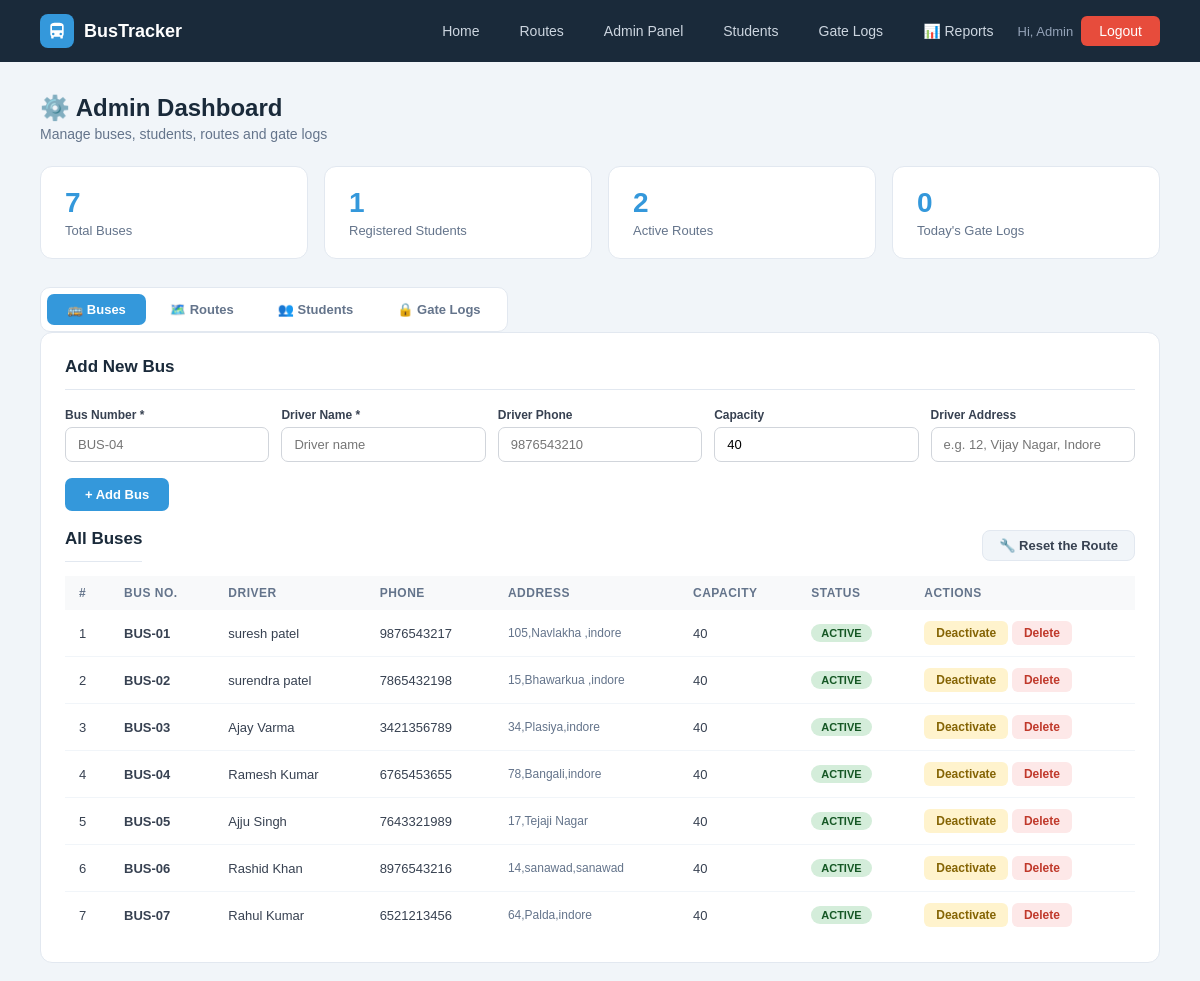
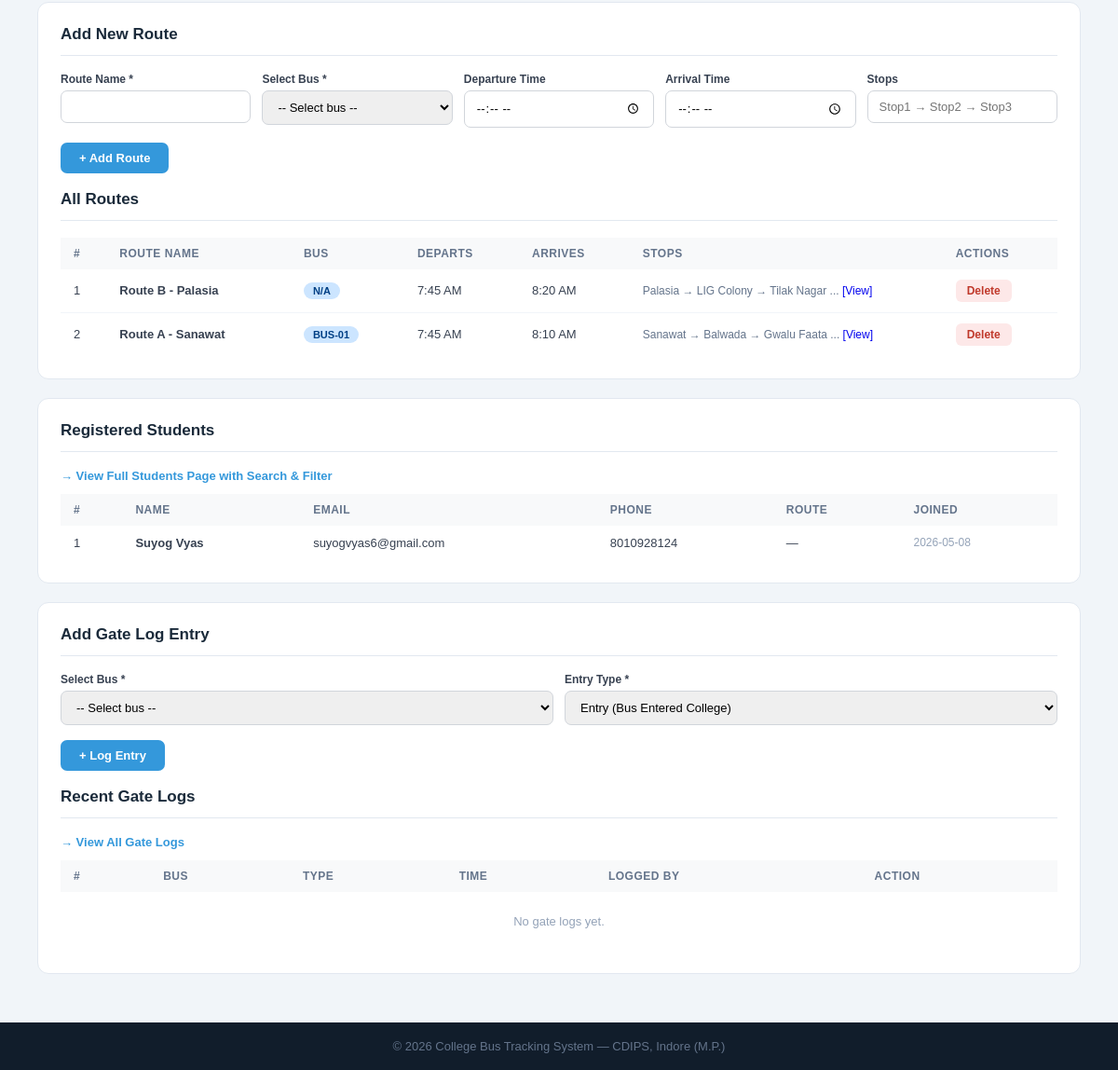
Page /admin (signed in) on the earlier database version (2 pictures, top to bottom).
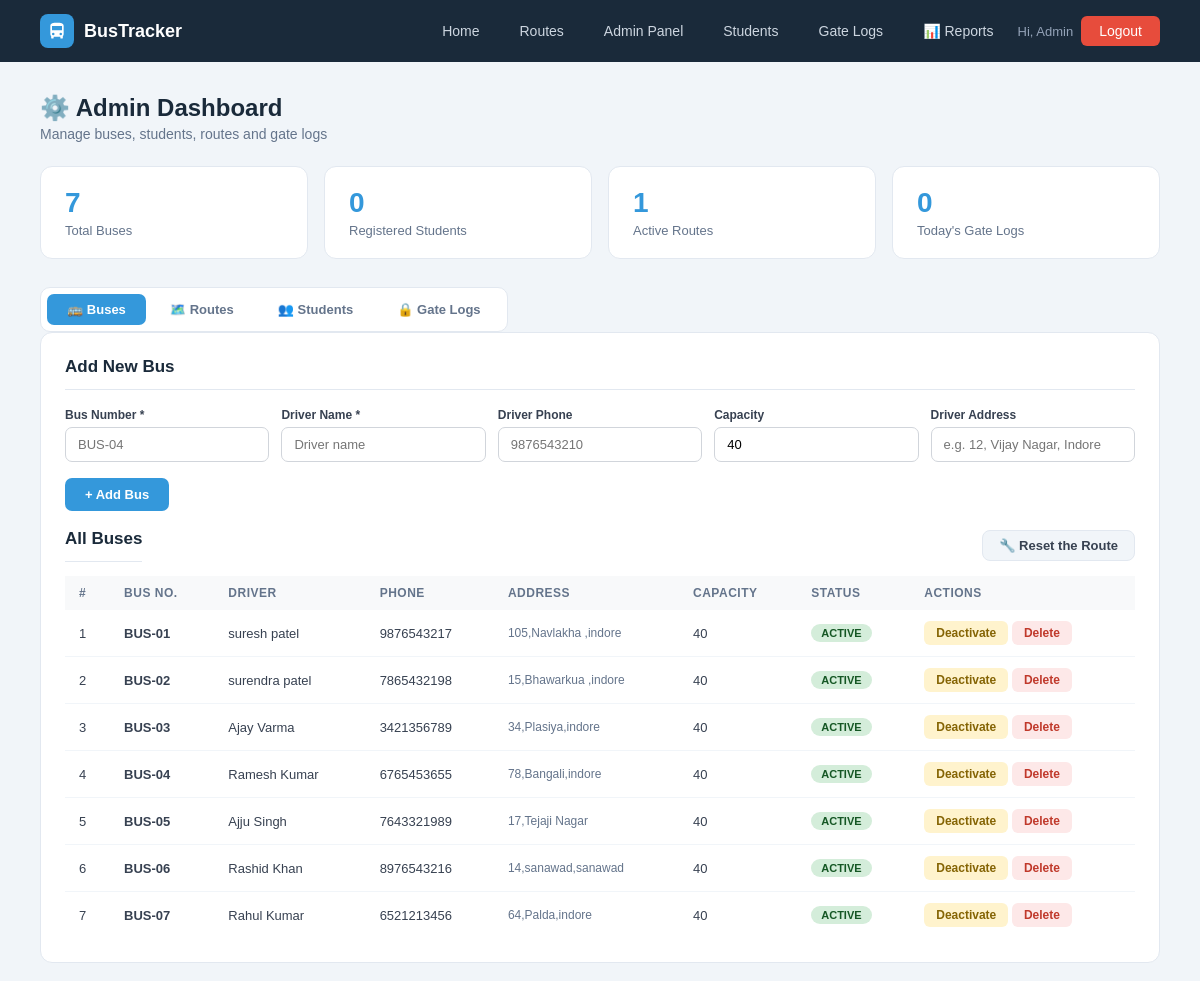
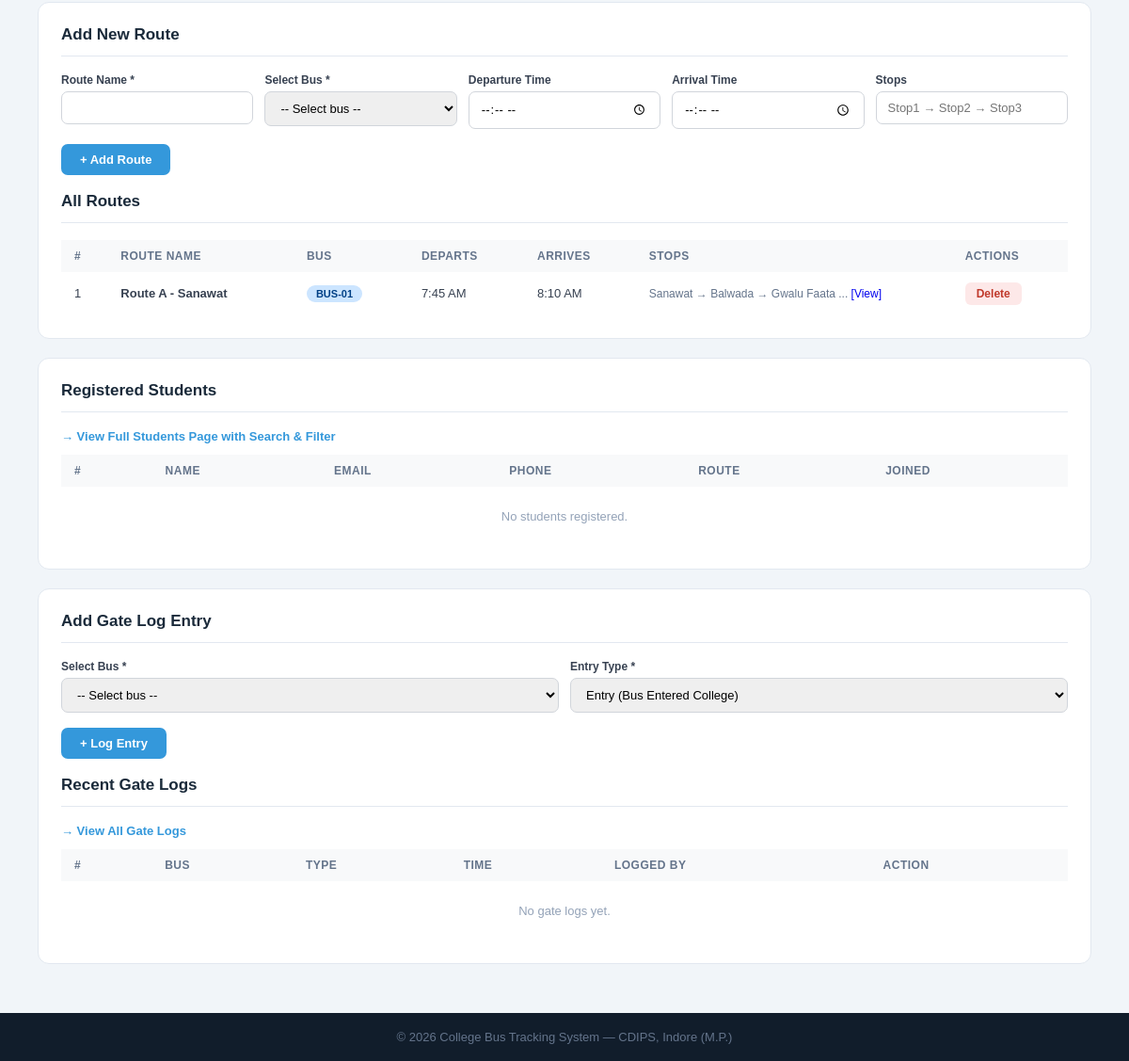
Same page on the later database version (2 pictures, top to bottom).
### tables this page shows
CREATE TABLE buses (
        id INTEGER PRIMARY KEY AUTOINCREMENT,
        bus_number TEXT UNIQUE NOT NULL, driver_name TEXT NOT NULL,
        driver_phone TEXT, capacity INTEGER DEFAULT 40,
        status TEXT DEFAULT 'active',
        current_lat REAL DEFAULT 22.7196, current_lng REAL DEFAULT 75.8577, driver_address TEXT);

CREATE TABLE routes (
        id INTEGER PRIMARY KEY AUTOINCREMENT,
        route_name TEXT NOT NULL, bus_id INTEGER,
        start_point TEXT, end_point TEXT,
        departure_time TEXT, arrival_time TEXT, stops TEXT, original_bus_id INTEGER,
        FOREIGN KEY(bus_id) REFERENCES buses(id));

CREATE TABLE users (
        id INTEGER PRIMARY KEY AUTOINCREMENT,
        name TEXT NOT NULL, email TEXT UNIQUE NOT NULL,
        password TEXT NOT NULL, role TEXT DEFAULT 'student',
        phone TEXT, route_id INTEGER,
        created_at TIMESTAMP DEFAULT CURRENT_TIMESTAMP);

### app.py (the view)
@app.route('/admin')
@admin_required
def admin_dashboard():
    db = get_db()
    buses    = db.execute("SELECT * FROM buses").fetchall()
    students = db.execute('''SELECT u.*,r.route_name FROM users u
                             LEFT JOIN routes r ON u.route_id=r.id
                             WHERE u.role='student' ORDER BY u.created_at DESC''').fetchall()
    routes   = db.execute("SELECT r.*,b.bus_number FROM routes r LEFT JOIN buses b ON r.bus_id=b.id").fetchall()
    logs     = db.execute("SELECT * FROM gate_logs ORDER BY log_time DESC LIMIT 15").fetchall()
    stats = dict(
        total_buses=db.execute("SELECT COUNT(*) FROM buses").fetchone()[0],
        total_students=db.execute("SELECT COUNT(*) FROM users WHERE role='student'").fetchone()[0],
        total_routes=db.execute("SELECT COUNT(*) FROM routes").fetchone()[0],
        today_logs=db.execute("SELECT COUNT(*) FROM gate_logs WHERE DATE(log_time)=DATE('now')").fetchone()[0])
    db.close(); return render_template('admin.html', buses=buses, students=students, routes=routes, logs=logs, stats=stats)

### templates/admin.html (shortened to what this page needs)
{% extends "base.html" %}
{% block content %}
<div class="page">
    <div class="page-header">
        <div style="display:flex;gap:12px;align-items:flex-start;flex-wrap:wrap;justify-content:space-between;">
            <div>
                <h1>⚙️ Admin Dashboard</h1>
                <p>Manage buses, students, routes and gate logs</p>
            </div>
        </div>
    </div>
    <div class="stat-cards">
        <div class="stat-card"><div class="num">{{ stats.total_buses }}</div><div class="lbl">Total Buses</div></div>
        <div class="stat-card"><div class="num">{{ stats.total_students }}</div><div class="lbl">Registered Students</div></div>
        <div class="stat-card"><div class="num">{{ stats.total_routes }}</div><div class="lbl">Active Routes</div></div>
        <div class="stat-card"><div class="num">{{ stats.today_logs }}</div><div class="lbl">Today's Gate Logs</div></div>
    </div>
    <div class="tab-wrap">
        <div class="tab-labels">
            <label for="tab-buses">🚌 Buses</label>
            <label for="tab-routes">🗺️ Routes</label>
            <label for="tab-students">👥 Students</label>
            <label for="tab-logs">🔒 Gate Logs</label>
        </div>
        <div class="tab-contents">
            <div class="panel" id="content-buses">
                <h2>Add New Bus</h2>
                <form method="POST" action="{{ url_for('add_bus') }}">
                    <div class="form-row">
                        <div class="fg"><label>Bus Number *</label><input type="text" name="bus_number" placeholder="BUS-04" required></div>
                        <div class="fg"><label>Driver Name *</label><input type="text" name="driver_name" placeholder="Driver name" required></div>
                        <div class="fg"><label>Driver Phone</label><input type="tel" name="driver_phone" placeholder="9876543210" maxlength="10"></div>
                        <div class="fg"><label>Capacity</label><input type="number" name="capacity" value="40" min="10" max="60"></div>
                        <div class="fg" style="width:100%"><label>Driver Address</label><input type="text" name="driver_address" placeholder="e.g. 12, Vijay Nagar, Indore"></div>
                    </div>
                    <button type="submit" class="btn-add">+ Add Bus</button>
                </form>
                <br>
                <div style="display:flex;align-items:center;justify-content:space-between;margin-bottom:14px;">
                    <h2 style="margin:0;">All Buses</h2>
                    <a href="{{ url_for('fix_routes') }}"
                       onclick="return confirm('Are you sure you want to restore all routes to their original buses?')"
                       style="background:#f1f5f9;color:#374151;padding:7px 16px;border-radius:8px;font-size:13px;font-weight:600;text-decoration:none;border:1px solid #e2e8f0;">
                       🔧 Reset the Route
                    </a>
                </div>
                <table>
                    <thead><tr><th>#</th><th>Bus No.</th><th>Driver</th><th>Phone</th><th>Address</th><th>Capacity</th><th>Status</th><th>Actions</th></tr></thead>
                    <tbody>
                    {% for b in buses %}
                    <tr>
                        <td>{{ loop.index }}</td>
                        <td><b>{{ b.bus_number }}</b></td>
                        <td>{{ b.driver_name }}</td>
                        <td>{{ b.driver_phone or '—' }}</td>
                        <td style="font-size:12px;color:#64748b;max-width:160px;">{{ b.driver_address or '—' }}</td>
                        <td>{{ b.capacity }}</td>
                        <td><span class="badge {{ 'badge-green' if b.status=='active' else 'badge-red' }}">{{ b.status.upper() }}</span></td>
                        <td>
                            {% if b.status == 'active' %}
                            <a href="{{ url_for('bus_status', bid=b.id, status='inactive') }}" class="btn-sm btn-warning">Deactivate</a>
                            {% else %}
                            <a href="{{ url_for('bus_status', bid=b.id, status='active') }}" class="btn-sm btn-success">Activate</a>
                            {% endif %}
                            <a href="{{ url_for('delete_bus', bid=b.id) }}" class="btn-sm btn-danger">Delete</a>
                        </td>
                    </tr>
                    {% else %}
                    <tr><td colspan="7" style="text-align:center;color:#94a3b8;padding:24px">No buses found.</td></tr>
                    {% endfor %}
                    </tbody>
                </table>
            </div>
           <div class="panel" id="content-routes">
             <h2>Add New Route</h2>
             <form method="POST" action="{{ url_for('add_route') }}">
                <div class="form-row">
                    <div class="fg">
                        <label>Route Name *</label>
                        <input type="text" name="route_name" required>
                    </div>
                    <div class="fg">
                        <label>Select Bus *</label>
                        <select name="bus_id" required>
                            <option value="">-- Select bus --</option>
                        </select>
                    </div>
                    <div class="fg">
                        <label>Departure Time</label>
                        <input type="time" name="departure_time">
                    </div>
                    <div class="fg">
                        <label>Arrival Time</label>
                        <input type="time" name="arrival_time">
                    </div>
                    <div class="fg" style="width:100%">
                        <label>Stops</label>
                        <input type="text" name="stops" placeholder="Stop1 → Stop2 → Stop3">
                    </div>
                </div>
                <button type="submit" class="btn-add">+ Add Route</button>
            </form>
            <br>
             <h2>All Routes</h2>
             <table>
                <thead>
                    <tr>
                        <th>#</th>
                        <th>Route Name</th>
                        <th>Bus</th>
                        <th>Departs</th>
                        <th>Arrives</th>
                        <th>Stops</th>
                        <th>Actions</th>
                    </tr>
                </thead>
                <tbody>
                    {% for r in routes %}
                    <tr>
                        <td>{{ loop.index }}</td>
                        <td><b>{{ r.route_name }}</b></td>
                        <td><span class="badge badge-blue">{{ r.bus_number or 'N/A' }}</span></td>
                        <td>
                            {% if r.departure_time %}
                                {{ (r.departure_time[:2]|int % 12 or 12) }}:{{ r.departure_time[3:] }}
                                {{ 'AM' if r.departure_time[:2]|int < 12 else 'PM' }}
                            {% else %}
                                 —
                            {% endif %}
                        </td>
                        <td>
                            {% if r.arrival_time %}
                                {{ (r.arrival_time[:2]|int % 12 or 12) }}:{{ r.arrival_time[3:] }}
                                {{ 'AM' if r.arrival_time[:2]|int < 12 else 'PM' }}
                            {% else %}
                               —
                            {% endif %}
                        </td>
                        <td style="max-width:240px;font-size:12px;color:#64748b">
                        {% if r.stops %}
                        {% set stop_list = r.stops.replace(',','→').split('→') %}
                        {{ stop_list[0].strip() }}
                        {% if stop_list|length > 1 %} → {{ stop_list[1].strip() }}{% endif %}
                        {% if stop_list|length > 2 %} → {{ stop_list[2].strip() }}{% endif %}
                        {% if stop_list|length > 3 %}
                            ...
                            <a href="#" onclick="alert(`{{ r.stops }}`)">[View]</a>
                        {% endif %}
                {% else %}
                    —
                {% endif %}
            </td>
            <td>
                <a href="{{ url_for('delete_route', rid=r.id) }}"
                   onclick="return confirm('Are you sure you want to delete this route?')"
                   class="btn-sm btn-danger">
                   Delete
                </a>
            </td>
        </tr>
        {% else %}
        <tr>
            <td colspan="7" style="text-align:center;color:#94a3b8;padding:24px">
                No routes found.
            </td>
        </tr>
        {% endfor %}
        </tbody>
    </table>
</div>
            <div class="panel" id="content-students">
                <h2>Registered Students</h2>
                <p style="font-size:13px;color:#64748b;margin-bottom:12px">
                    <a href="{{ url_for('students_list') }}" style="color:#3498db;font-weight:bold">→ View Full Students Page with Search &amp; Filter</a>
                </p>
                <table>
                    <thead><tr><th>#</th><th>Name</th><th>Email</th><th>Phone</th><th>Route</th><th>Joined</th></tr></thead>
                    <tbody>
                    {% for s in students[:10] %}
                    <tr>
                        <td>{{ loop.index }}</td>
                        <td><b>{{ s.name }}</b></td>
                        <td>{{ s.email }}</td>
                        <td>{{ s.phone or '—' }}</td>
                        <td>{{ s.route_name or '—' }}</td>
                        <td style="font-size:12px;color:#94a3b8">{{ s.created_at[:10] if s.created_at else '—' }}</td>
                    </tr>
                    {% else %}
                    <tr><td colspan="6" style="text-align:center;color:#94a3b8;padding:24px">No students registered.</td></tr>
                    {% endfor %}
                    </tbody>
                </table>
            </div>
            <div class="panel" id="content-logs">
                <h2>Add Gate Log Entry</h2>
                <form method="POST" action="{{ url_for('add_gate_log') }}">
                    <div class="form-row">
                        <div class="fg">
                            <label>Select Bus *</label>
                            <select name="bus_id" required>
                                <option value="">-- Select bus --</option>
                            </select>
                        </div>
                        <div class="fg">
                            <label>Entry Type *</label>
                            <select name="entry_type" required>
                                <option value="Entry">Entry (Bus Entered College)</option>
                            </select>
                        </div>
                    </div>
                    <button type="submit" class="btn-add">+ Log Entry</button>
                </form>
                <br>
                <h2>Recent Gate Logs</h2>
                <p style="font-size:13px;color:#64748b;margin-bottom:12px">
                    <a href="{{ url_for('gate_logs_page') }}" style="color:#3498db;font-weight:bold">→ View All Gate Logs</a>
                </p>
                <table>
                    <thead><tr><th>#</th><th>Bus</th><th>Type</th><th>Time</th><th>Logged By</th><th>Action</th></tr></thead>
                    <tbody>
                    {% for l in logs %}
                    <tr>
                        <td>{{ loop.index }}</td>
                        <td><b>{{ l.bus_number }}</b></td>
                        <td><span class="badge {{ 'badge-in' if l.entry_type=='Entry' else 'badge-out' }}">{{ l.entry_type }}</span></td>
                        <td style="font-size:12px">{{ l.log_time }}</td>
                        <td>{{ l.noted_by }}</td>
                        <td>
                            <a href="{{ url_for('delete_gate_log', lid=l.id) }}"
                               onclick="return confirm('Delete this gate log entry?')"
                               class="btn-sm btn-danger">Delete</a>
                        </td>
                    </tr>
                    {% else %}
                    <tr><td colspan="6" style="text-align:center;color:#94a3b8;padding:24px">No gate logs yet.</td></tr>
                    {% endfor %}
                    </tbody>
                </table>
            </div>
        </div>
    </div>
</div>
{% endblock %}

### templates/base.html (shortened to what this page needs)
<!DOCTYPE html>
<html lang="en">
<head>
    <link rel="stylesheet" href="{{ url_for('static', filename='css/style.css') }}">
</head>
<body>
<nav>
    <div class="nav-logo">
        <div class="nav-logo-icon">
            <svg viewBox="0 0 24 24"><path d="M4 16c0 .88.39 1.67 1 2.22V20a1 1 0 001 1h1a1 1 0 001-1v-1h8v1a1 1 0 001 1h1a1 1 0 001-1v-1.78c.61-.55 1-1.34 1-2.22V6c0-3.5-3.58-4-8-4S4 2.5 4 6v10zm3.5 1a1.5 1.5 0 110-3 1.5 1.5 0 010 3zm9 0a1.5 1.5 0 110-3 1.5 1.5 0 010 3zM6 6h12v5H6V6z"/></svg>
        </div>
        <span>BusTracker</span>
    </div>
    <div class="nav-links">
        <a href="{{ url_for('home') }}">Home</a>
        <a href="{{ url_for('routes_page') }}">Routes</a>
        {% if 'admin' in session or 'student' in session %}
            {% if 'admin' in session %}
                <a href="{{ url_for('admin_dashboard') }}">Admin Panel</a>
                <a href="{{ url_for('students_list') }}">Students</a>
                <a href="{{ url_for('gate_logs_page') }}">Gate Logs</a>
                <a href="{{ url_for('admin_reports') }}">📊 Reports</a>
            {% endif %}
            <span style="color:#94a3b8;font-size:13px">
                Hi,
                {% if 'admin' in session %}
                {{ session['admin']['name'] }}
                {% else %}
                {{ session['student']['name'] }}
                {% endif %}
            </span>
            {% if 'admin' in session %}
            <a href="/logout/admin" class="btn-danger">Logout</a>
            {% else %}
            <a href="/logout/student" class="btn-danger">Logout</a>
            {% endif %}
        {% endif %}
    </div>
</nav>
{% block content %}{% endblock %}
<footer><p>© 2026 College Bus Tracking System — CDIPS, Indore (M.P.)</p></footer>
</body>
</html>

Differences in the rows shown:
removed routes: route_name "Route B - Palasia", bus_number "N/A", (r.departure_time[:2]|int%12or12) "7", departure_time "45", departure_time "AM", (r.arrival_time[:2]|int%12or12) "8", arrival_time "20", arrival_time "AM", start_point "Palasia", stop_list "LIG Colony", stop_list "Tilak Nagar"
removed users: name "Suyog Vyas", email "suyogvyas6@gmail.com", phone "8010928124", route_name "—", created_at "2026-05-08"
Other differences:
{{ stats.total_students }}: "1" → "0"
{{ stats.total_routes }}: "2" → "1"
text now shown: "No students registered."
